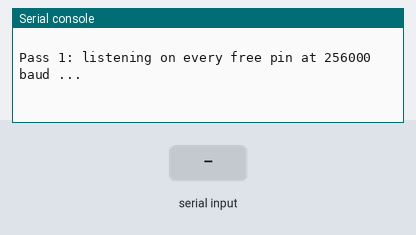
Simulated run of this program. Board: ESP32 board running CircuitPython. Shown: the last lines printed to the serial console. Inputs (shaded band) come from the test bench.

Above: at 1.2 s.
1.3 s: "1\n" received over the second serial link
At 1.8 s:
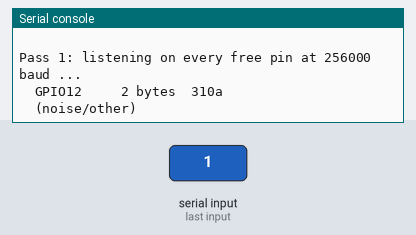
2.9 s: "0\n" received over the second serial link
At 4.6 s:
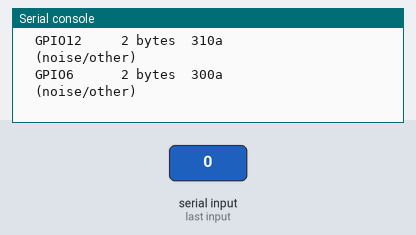
5.0 s: "2\n" received over the second serial link
At 6.2 s:
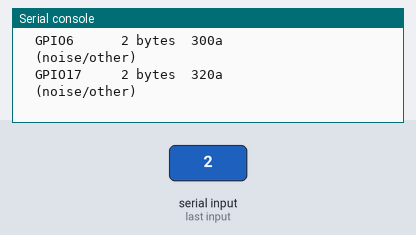
8.7 s: "1\n" received over the second serial link
At 10.4 s:
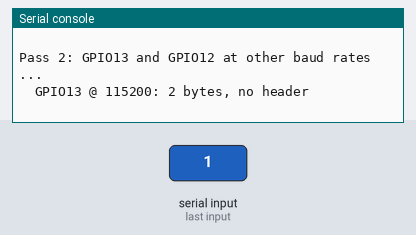

Measured:
- after the input at 1.3 s, the serial console: prints a new line after 0.10 s (image 1)
- after the input at 2.9 s, the serial console: prints a new line after 0.60 s (image 2)
- after the input at 5.0 s, the serial console: prints a new line after 0.60 s (image 3)
- after the input at 8.7 s, the serial console: prints a new line after 0.71 s (image 4)

The program:

radar_probe.py
```python
# LD2410C serial probe v2: find which board pin the radar's TX is actually on.
# Copy to CIRCUITPY as code.py, Ctrl-D. Listen-only, ~12 seconds, radar must be powered.
# Expected result: frames on GPIO13 at 256000 baud.

import time
import binascii
import board
import busio

HEADER = b"\xF4\xF3\xF2\xF1"

# every GPIO not used by the camera (2,4,5,7,8,9,10,11,21,38-42,47) or radar OUT (14)
CANDIDATES = [("GPIO13", board.GPIO13), ("GPIO12", board.GPIO12), ("GPIO1", board.GPIO1),
              ("GPIO3", board.GPIO3), ("GPIO6", board.GPIO6), ("GPIO15", board.GPIO15),
              ("GPIO16", board.GPIO16), ("GPIO17", board.GPIO17), ("GPIO18", board.GPIO18),
              ("GPIO45", board.GPIO45), ("GPIO46", board.GPIO46), ("GPIO48", board.GPIO48)]


def listen(pin, baud, seconds):
    u = busio.UART(None, pin, baudrate=baud, timeout=0.05, receiver_buffer_size=2048)
    time.sleep(seconds)
    n = u.in_waiting
    data = u.read(n) if n else b""
    u.deinit()
    return data


print("\nPass 1: listening on every free pin at 256000 baud ...")
hits = []
for name, pin in CANDIDATES:
    data = listen(pin, 256000, 0.7)
    hit = data.find(HEADER) >= 0
    if data or hit:
        sample = binascii.hexlify(data[:12]).decode()
        print("  %-7s %4d bytes  %-26s %s" % (name, len(data), sample, "<-- LD2410C FRAMES" if hit else "(noise/other)"))
    if hit:
        hits.append(name)

if not hits:
    print("\nPass 2: GPIO13 and GPIO12 at other baud rates ...")
    for name, pin in CANDIDATES[:2]:
        for baud in (115200, 57600, 9600):
            data = listen(pin, baud, 1.0)
            if data.find(HEADER) >= 0:
                print("  %s @ %d: LD2410C FRAMES" % (name, baud))
                hits.append("%s@%d" % (name, baud))
            elif data:
                print("  %s @ %d: %d bytes, no header" % (name, baud, len(data)))

print("\n==== VERDICT ====")
if hits == ["GPIO13"]:
    print("Radar TX is on GPIO13 at 256000 - correct. radar_test.py and the demo will work as written.")
elif hits:
    print("Radar TX signal found on: %s" % ", ".join(hits))
    print("=> Move the radar's TX wire (green) to GPIO13. If a baud rate other than 256000 is shown,")
    print("   change baudrate=256000 to that value in radar_test.py and cam_radar_server.py.")
else:
    print("No radar serial data on any free pin.")
    print("=> The green wire isn't carrying the signal: press its female end firmly onto the radar's")
    print("   TX pin, or try a different jumper. Confirm the radar's LED is lit (5 V present).")
```
